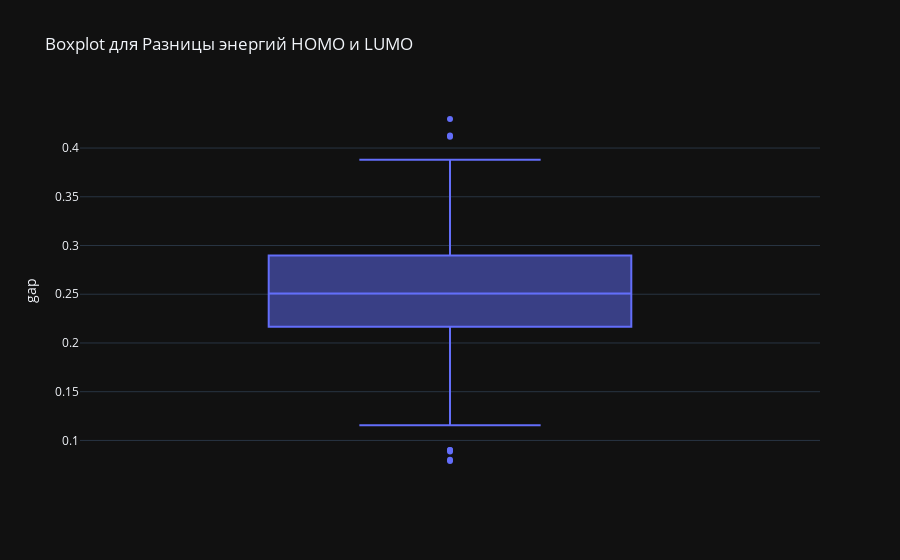

The code cell stored with this chart in its notebook:
### Code cell
# Строим boxplot для столбца 'gap'
fig = px.box(df_after_FS, y="gap", title="Boxplot для Разницы энергий HOMO и LUMO")
fig.update_layout(template='plotly_dark')
# Показываем график
fig.show()

### Figure 1 — Plotly figure (JSON) as saved in the notebook; plotly's stock layout.template omitted (floating-point values rounded to 4 significant figures; data arrays with more than 128 entries replaced by an {"elided": "..."} marker saying what was removed)
{"data": [{"alignmentgroup": "True", "hovertemplate": "gap=%{y}<extra></extra>", "legendgroup": "", "marker": {"color": "#636efa"}, "name": "", "notched": false, "offsetgroup": "", "orientation": "v", "showlegend": false, "x0": " ", "xaxis": "x", "y": {"elided": "4991 float values"}, "y0": " ", "yaxis": "y", "type": "box"}], "layout": {"xaxis": {"anchor": "y", "domain": [0.0, 1.0]}, "yaxis": {"anchor": "x", "domain": [0.0, 1.0], "title": {"text": "gap"}}, "legend": {"tracegroupgap": 0}, "title": {"text": "Boxplot для Разницы энергий HOMO и LUMO"}, "boxmode": "group"}}
